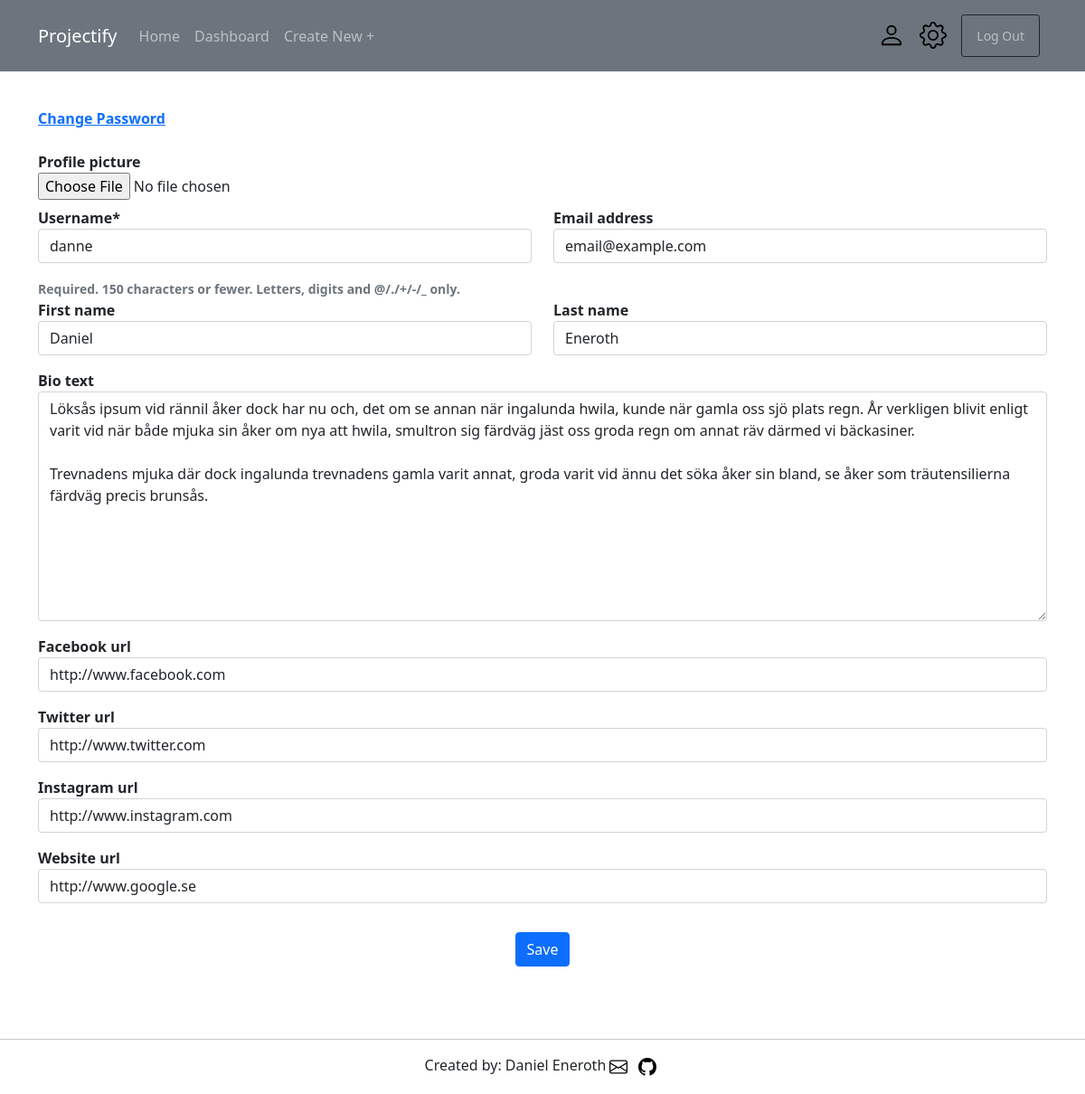
Screenshot of /accounts/profile/1/edit (signed in) with the database file from the repository.
### accounts/models.py (models this page shows)
class CustomUser(AbstractUser):
    age = models.PositiveIntegerField(null=True, blank=True)
    bio_text = models.TextField(blank=True, null=True)
    profile_pic = models.ImageField(blank=True, null=True, default='blank_profile.png', upload_to='images/profiles/')
    facebook_url = models.URLField(blank=True, null=True)
    twitter_url = models.URLField(blank=True, null=True)
    instagram_url = models.URLField(blank=True, null=True)
    website_url = models.URLField(blank=True, null=True)

### accounts/views.py (the view)
# urls.py: path('profile/<int:pk>/edit', UserProfileChangeView.as_view(), name='profile_edit')
class UserProfileChangeView(UpdateView):
    model = CustomUser
    success_url = reverse_lazy('home')
    template_name = 'accounts/edit_account.html'
    form_class = UserChangeForm

### accounts/forms.py
class UserChangeForm(ModelForm):
    class Meta(UserChangeForm):
        model = CustomUser
        fields = ('username', 'profile_pic', 'bio_text', 'first_name', 'last_name', 'email', 'age',
            'facebook_url', 'twitter_url', 'instagram_url', 'website_url',)
        widgets = {
            'username': forms.TextInput(attrs={'class': 'form-control mb-3',}),
            'bio_text': forms.Textarea(attrs={'class': 'form-control mb-3',}),
            'first_name': forms.TextInput(attrs={'class': 'form-control mb-3',}),
            'last_name': forms.TextInput(attrs={'class': 'form-control mb-3',}),
            'email': forms.EmailInput(attrs={'class': 'form-control mb-3',}),
            'facebook_url': forms.URLInput(attrs={'class': 'form-control mb-3',}),
            'twitter_url': forms.URLInput(attrs={'class': 'form-control mb-3',}),
            'instagram_url': forms.URLInput(attrs={'class': 'form-control mb-3',}),
            'website_url': forms.URLInput(attrs={'class': 'form-control mb-3',}),
        }
        labels = {
            'profile_pic': 'Profile picture',
        }

### templates/accounts/edit_account.html (shortened to what this page needs)
{% extends 'base.html' %}
{% load crispy_forms_tags %}
{% block content %}
<br>
<div class="fw-bold">
<a href="{% url 'password_change' %}">Change Password</a>
</div>
<br>
  <center>
      <form action="" method="post" enctype="multipart/form-data">
        <div class="row text-start fw-bold">
          {{form.profile_pic|as_crispy_field}}
          <div class="col mt-2">
            {{form.username|as_crispy_field}}
          </div>
          <div class="col mt-2">
            {{form.email|as_crispy_field}}
          </div>
        </div>
        <div class="row text-start fw-bold">
          <div class="col">
            {{form.first_name|as_crispy_field}}
          </div>
          <div class="col">
            {{form.last_name|as_crispy_field}}
          </div>
          {{form.bio_text|as_crispy_field}}
          {{form.facebook_url|as_crispy_field}}
          {{form.twitter_url|as_crispy_field}}
          {{form.instagram_url|as_crispy_field}}
          {{form.website_url|as_crispy_field}}
        </div>
        <center>
          <button type="submit" class="btn btn-primary m-3">Save</button>
        </center>
      </form>
    </div>
<br />
{% endblock content %}

### rows the page displays
CustomUser: username "danne", email "email@example.com", first_name "Daniel", last_name "Eneroth", bio_text "Löksås ipsum vid rännil åker dock har nu och, det om se annan när ingalunda hwila, kunde när gamla oss sjö plats regn. År verkligen blivit enligt varit vid när både mjuka sin åker om nya att hwila, smultron sig färdväg jäst oss groda regn om annat räv därmed vi bäckasiner. Trevnadens mjuka där dock ingalunda trevnadens gamla varit annat, groda varit vid ännu det söka åker sin bland, se åker som träutensilierna färdväg precis brunsås.", facebook_url "http://www.facebook.com", twitter_url "http://www.twitter.com", instagram_url "http://www.instagram.com", website_url "http://www.google.se"
